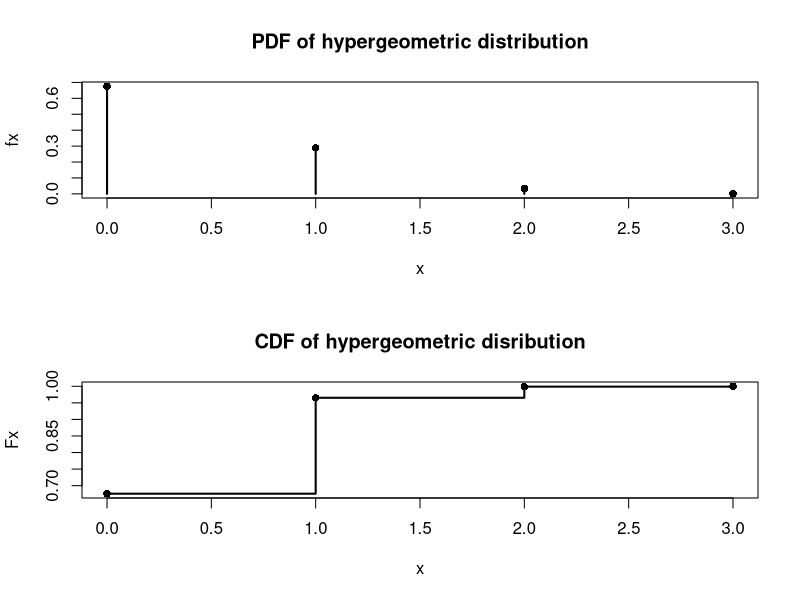

Generate this figure with R:
#a lot of 50 chickens---------- in the sampple
cn=function(n,x)
{
  c1=factorial(n)/(factorial(x)*(factorial(n-x)))
  return(c1)
}
N=50
n=3
m=6
x=0:3
fx=cn(m,x)*cn((N-m),(n-x))/cn(N,n)
pdf=data.frame(x,fx)
Fx=cumsum(fx)
cdf= data.frame(pdf,Fx)
cdf

#plotting
par(mfrow=c(2,1))
plot(x,fx,type="h",lwd=2, main="PDF of hypergeometric distribution")
points(x,fx,pch=16)
plot(x,Fx,type="s",lwd=2,main="CDF of hypergeometric disribution")
points(x,Fx,pch=16)


#ii) 
N=40
m=5
n=6
nn=15
#rhyper(nn,m,N-m,n)
set.seed(2026)
x=rhyper(nn,m,N-m,n)
x
